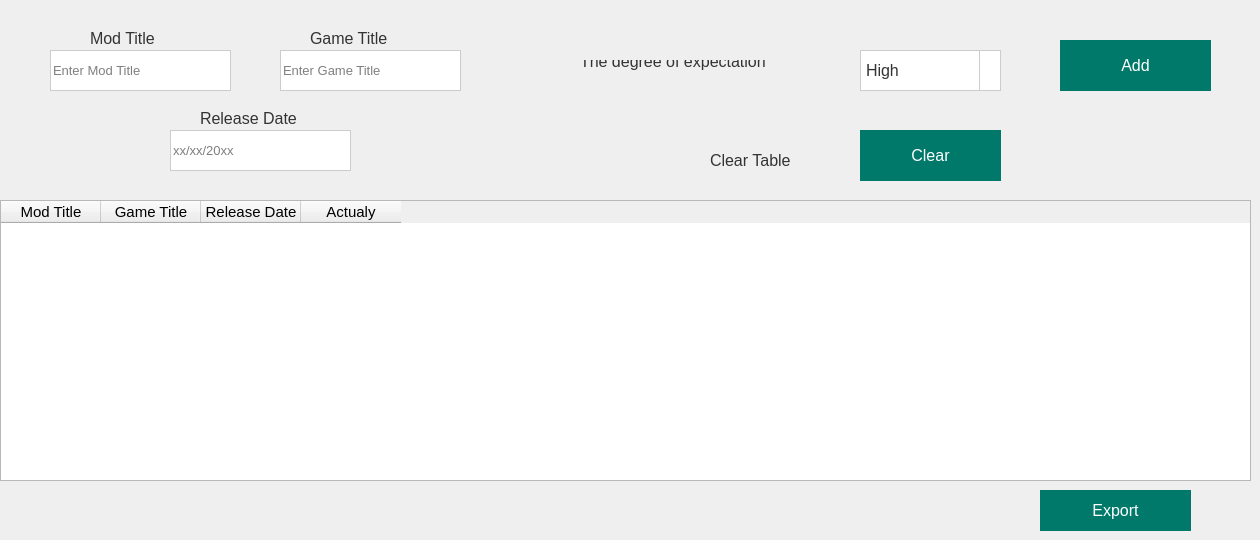
    <widget class="QWidget" name="tab">
     <attribute name="title">
      <string>Tab 1</string>
     </attribute>
     <widget class="QTableWidget" name="tableWidget">
      <property name="geometry">
       <rect>
        <x>0</x>
        <y>200</y>
        <width>1251</width>
        <height>281</height>
       </rect>
      </property>
      <property name="font">
       <font>
        <pointsize>11</pointsize>
       </font>
      </property>
      <column>
       <property name="text">
        <string>Mod Title</string>
       </property>
      </column>
      <column>
       <property name="text">
        <string>Game Title</string>
       </property>
      </column>
      <column>
       <property name="text">
        <string>Release Date</string>
       </property>
      </column>
      <column>
       <property name="text">
        <string>Actualy</string>
       </property>
      </column>
     </widget>
     <widget class="QPushButton" name="pushButton_6">
      <property name="geometry">
       <rect>
        <x>1060</x>
        <y>40</y>
        <width>151</width>
        <height>51</height>
       </rect>
      </property>
      <property name="font">
       <font>
        <pointsize>12</pointsize>
        <weight>50</weight>
        <bold>false</bold>
       </font>
      </property>
      <property name="styleSheet">
       <string notr="true">QPushButton {
    background-color: #00796B;
    color: #FFFFFF;
    border: none;
    padding: 5px 10px;
}

QPushButton:hover {
    background-color: #00574B;
}</string>
      </property>
      <property name="text">
       <string>Add</string>
      </property>
     </widget>
     <widget class="QLineEdit" name="lineEdit">
      <property name="geometry">
       <rect>
        <x>50</x>
        <y>50</y>
        <width>181</width>
        <height>41</height>
       </rect>
      </property>
      <property name="font">
       <font>
        <pointsize>10</pointsize>
       </font>
      </property>
      <property name="styleSheet">
       <string notr="true">QLineEdit {
    background-color: #FFFFFF;
    border: 1px solid #CCCCCC;
}</string>
      </property>
      <property name="placeholderText">
       <string>Enter Mod Title</string>
      </property>
     </widget>
     <widget class="QComboBox" name="comboBox">
      <property name="geometry">
       <rect>
        <x>860</x>
        <y>50</y>
        <width>141</width>
        <height>41</height>
       </rect>
      </property>
      <property name="font">
       <font>
        <pointsize>12</pointsize>
       </font>
      </property>
      <property name="styleSheet">
       <string notr="true">QComboBox {
    background-color: #FFFFFF;
    border: 1px solid #CCCCCC;
    padding: 5px;
    color: #333333;
}

QComboBox:hover {
    border: 1px solid #00796B;
}

QComboBox::drop-down {
    subcontrol-origin: padding;
    subcontrol-position: top right;
    width: 20px;
    border-left: 1px solid #CCCCCC;
    background-color: #FFFFFF;
}


QComboBox QAbstractItemView {
    background-color: #FFFFFF;
    border: 1px solid #CCCCCC;
    selection-background-color: #00796B;
    selection-color: #FFFFFF;
}
</string>
      </property>
      <item>
       <property name="text">
        <string>High</string>
       </property>
      </item>
      <item>
       <property name="text">
        <string>Medium</string>
       </property>
      </item>
      <item>
       <property name="text">
        <string>Low</string>
       </property>
      </item>
     </widget>
     <widget class="QLabel" name="label">
      <property name="geometry">
       <rect>
        <x>580</x>
        <y>60</y>
        <width>251</width>
        <height>21</height>
       </rect>
      </property>
      <property name="minimumSize">
       <size>
        <width>0</width>
        <height>0</height>
       </size>
      </property>
      <property name="font">
       <font>
        <pointsize>12</pointsize>
       </font>
      </property>
      <property name="styleSheet">
       <string notr="true">QLabel {
    color: #333333;
}</string>
      </property>
      <property name="lineWidth">
       <number>1</number>
      </property>
      <property name="text">
       <string>The degree of expectation
</string>
      </property>
     </widget>
     <widget class="QLineEdit" name="lineEdit_19">
      <property name="geometry">
       <rect>
        <x>280</x>
        <y>50</y>
        <width>181</width>
        <height>41</height>
       </rect>
      </property>
      <property name="font">
       <font>
        <pointsize>10</pointsize>
       </font>
      </property>
      <property name="styleSheet">
       <string notr="true">QLineEdit {
    background-color: #FFFFFF;
    border: 1px solid #CCCCCC;
}</string>
      </property>
      <property name="inputMask">
       <string/>
      </property>
      <property name="placeholderText">
       <string>Enter Game Title</string>
      </property>
     </widget>
     <widget class="QLineEdit" name="lineEdit_10">
      <property name="geometry">
       <rect>
        <x>170</x>
        <y>130</y>
        <width>181</width>
        <height>41</height>
       </rect>
      </property>
      <property name="font">
       <font>
        <pointsize>10</pointsize>
       </font>
      </property>
      <property name="styleSheet">
       <string notr="true">QLineEdit {
    background-color: #FFFFFF;
    border: 1px solid #CCCCCC;
}</string>
      </property>
      <property name="placeholderText">
       <string>xx/xx/20xx</string>
      </property>
     </widget>
     <widget class="QLabel" name="label_10">
      <property name="geometry">
       <rect>
        <x>90</x>
        <y>30</y>
        <width>111</width>
        <height>16</height>
       </rect>
      </property>
      <property name="font">
       <font>
        <pointsize>12</pointsize>
       </font>
      </property>
      <property name="styleSheet">
       <string notr="true">QLabel {
    color: #333333;
}</string>
      </property>
      <property name="text">
       <string>Mod Title</string>
      </property>
     </widget>
     <widget class="QLabel" name="label_13">
      <property name="geometry">
       <rect>
        <x>310</x>
        <y>30</y>
        <width>111</width>
        <height>16</height>
       </rect>
      </property>
      <property name="font">
       <font>
        <pointsize>12</pointsize>
       </font>
      </property>
      <property name="styleSheet">
       <string notr="true">QLabel {
    color: #333333;
}</string>
      </property>
      <property name="text">
       <string>Game Title</string>
      </property>
     </widget>
     <widget class="QLabel" name="label_20">
      <property name="geometry">
       <rect>
        <x>200</x>
        <y>110</y>
        <width>131</width>
        <height>16</height>
       </rect>
      </property>
      <property name="font">
       <font>
        <pointsize>12</pointsize>
       </font>
      </property>
      <property name="styleSheet">
       <string notr="true">QLabel {
    color: #333333;
}</string>
      </property>
      <property name="text">
       <string>Release Date</string>
      </property>
     </widget>
     <widget class="QLabel" name="label_21">
      <property name="geometry">
       <rect>
        <x>710</x>
        <y>150</y>
        <width>121</width>
        <height>21</height>
       </rect>
      </property>
      <property name="minimumSize">
       <size>
        <width>0</width>
        <height>0</height>
       </size>
      </property>
      <property name="font">
       <font>
        <pointsize>12</pointsize>
       </font>
      </property>
      <property name="styleSheet">
       <string notr="true">QLabel {
    color: #333333;
}</string>
      </property>
      <property name="lineWidth">
       <number>1</number>
      </property>
      <property name="text">
       <string>Clear Table</string>
      </property>
     </widget>
     <widget class="QPushButton" name="pushButton_8">
      <property name="geometry">
       <rect>
        <x>860</x>
        <y>130</y>
        <width>141</width>
        <height>51</height>
       </rect>
      </property>
      <property name="font">
       <font>
        <pointsize>12</pointsize>
       </font>
      </property>
      <property name="styleSheet">
       <string notr="true">QPushButton {
    background-color: #00796B;
    color: #FFFFFF;
    border: none;
    padding: 5px 10px;
}
QPushButton:hover {
    background-color: #00574B;
}</string>
      </property>
      <property name="text">
       <string>Clear</string>
      </property>
     </widget>
     <widget class="QPushButton" name="pushButton_20">
      <property name="geometry">
       <rect>
        <x>1040</x>
        <y>490</y>
        <width>151</width>
        <height>41</height>
       </rect>
      </property>
      <property name="font">
       <font>
        <pointsize>12</pointsize>
       </font>
      </property>
      <property name="styleSheet">
       <string notr="true">QPushButton {
    background-color: #00796B;
    color: #FFFFFF;
    border: none;
    padding: 5px 10px;
}

QPushButton:hover {
    background-color: #00574B;
}</string>
      </property>
      <property name="text">
       <string>Export</string>
      </property>
     </widget>
    </widget>
